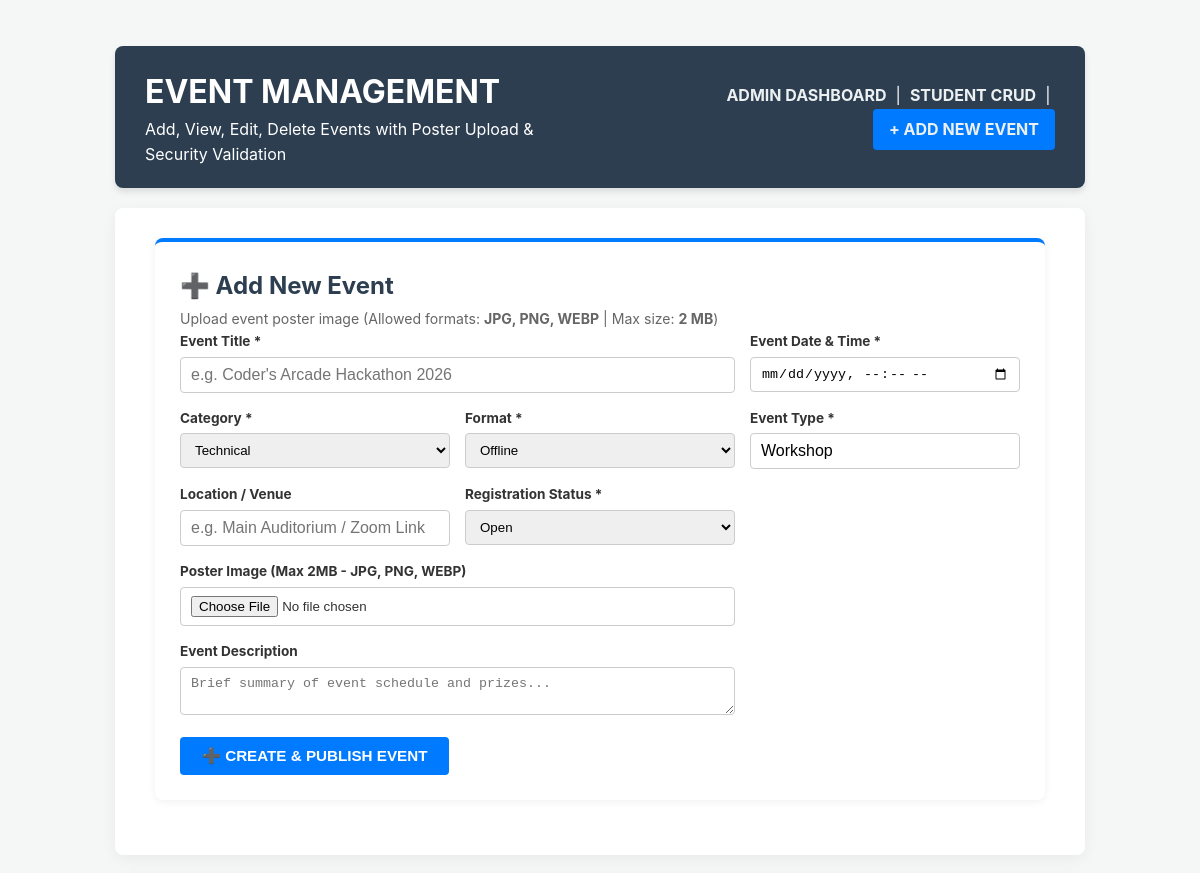
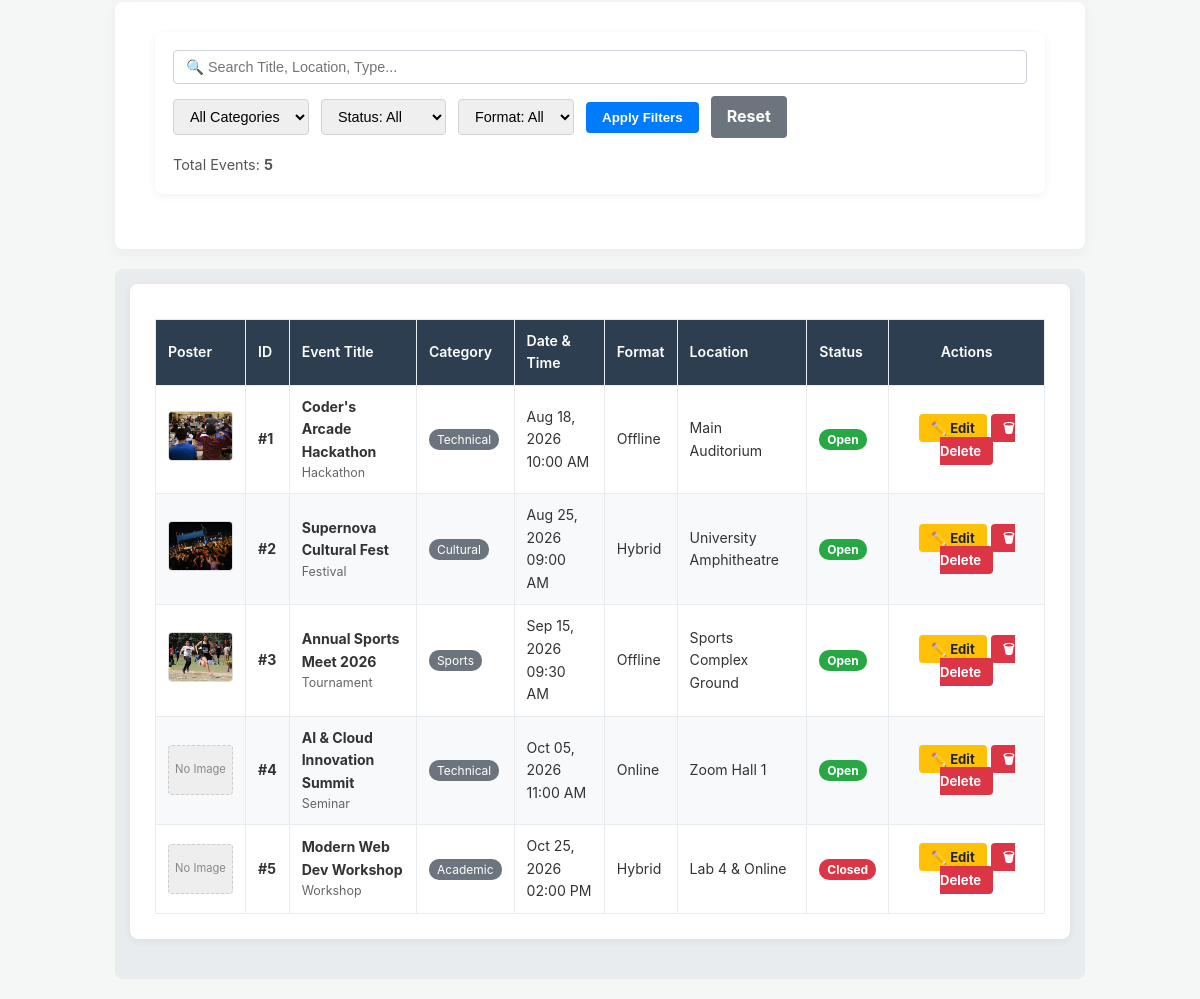
The page /php/event_manage.php (signed in) on the database its author committed (2 pictures, top to bottom).
### tables this page shows
CREATE TABLE IF NOT EXISTS events (
    event_id INT AUTO_INCREMENT PRIMARY KEY,
    title VARCHAR(150) NOT NULL,
    description TEXT NULL,
    event_date DATETIME NOT NULL,
    format ENUM('Online', 'Offline', 'Hybrid') NOT NULL,
    category VARCHAR(50) NOT NULL DEFAULT 'Technical',  
    event_type VARCHAR(50) NOT NULL,
    location VARCHAR(150),
    poster_image VARCHAR(255) NULL,  
    status ENUM('Open', 'Closed') DEFAULT 'Open',  
    created_at TIMESTAMP DEFAULT CURRENT_TIMESTAMP
);

### php/event_manage.php (the view, shortened to what this page needs)
<?php
require_once __DIR__ . '/auth.php';
$searchKeyword  = trim($_GET['search'] ?? '');
$sql = "SELECT * FROM events WHERE 1=1";
$params = [];
$sql .= " ORDER BY event_date ASC";
try {
    $stmt = $pdo->prepare($sql);
    $stmt->execute($params);
    $eventsList = $stmt->fetchAll();
} catch (PDOException $e) {
    $eventsList = [];
    $message = "Query Error: " . $e->getMessage();
    $messageType = 'error';
}
$editEvent = null;
?>
<!DOCTYPE html>
<html lang="en">
<head>
    <link rel="stylesheet" href="../css/style.css">
</head>
<body>
<div class="page-wrapper">
<br>
<div class="grid-container">
    <div class="flex-row">
        <div class="flex-col">
            <h1>EVENT MANAGEMENT</h1>
            <p>Add, View, Edit, Delete Events with Poster Upload & Security Validation</p>
        </div>
        <div class="flex-col" style="text-align: right;">
            <a href="admin_dashboard.php"><b>ADMIN DASHBOARD</b></a> &nbsp;|&nbsp;
            <a href="student_manage.php"><b>STUDENT CRUD</b></a> &nbsp;|&nbsp;
            <a href="#eventFormCard" class="btn-primary">+ ADD NEW EVENT</a>
        </div>
    </div>
    <div class="flex-row" id="eventFormCard">
        <div class="flex-col">
            <div class="card" style="border-top: 4px solid <?php echo $editEvent ? '#ffc107' : '#007bff'; ?>;">
                <h2><?php echo $editEvent ? '✏️ Edit Event Details (#' . $editEvent['event_id'] . ')' : '➕ Add New Event'; ?></h2>
                <p style="font-size: 0.88rem; color: #666; margin-top: -5px;">
                    Upload event poster image (Allowed formats: <b>JPG, PNG, WEBP</b> | Max size: <b>2 MB</b>)
                </p>
                <form action="event_manage.php" method="POST" enctype="multipart/form-data">
                    <div class="form-grid">
                        <div class="form-group" style="grid-column: span 2;">
                            <label>Event Title *</label>
                            <input type="text" name="title" required value="<?php echo htmlspecialchars($editEvent['title'] ?? ''); ?>" placeholder="e.g. Coder's Arcade Hackathon 2026">
                        </div>
                        <div class="form-group">
                            <label>Event Date & Time *</label>
                            <input type="datetime-local" name="event_date" required value="<?php echo !empty($editEvent['event_date']) ? date('Y-m-d\TH:i', strtotime($editEvent['event_date'])) : ''; ?>">
                        </div>
                        <div class="form-group">
                            <label>Category *</label>
                            <select name="category" required>
                                <option value="Technical" <?php echo (($editEvent['category'] ?? '') === 'Technical') ? 'selected' : ''; ?>>Technical</option>
                            </select>
                        </div>
                        <div class="form-group">
                            <label>Format *</label>
                            <select name="format" required>
                                <option value="Offline" <?php echo (($editEvent['format'] ?? '') === 'Offline') ? 'selected' : ''; ?>>Offline</option>
                            </select>
                        </div>
                        <div class="form-group">
                            <label>Event Type *</label>
                            <input type="text" name="event_type" required value="<?php echo htmlspecialchars($editEvent['event_type'] ?? 'Workshop'); ?>" placeholder="e.g. Hackathon, Seminar">
                        </div>
                        <div class="form-group">
                            <label>Location / Venue</label>
                            <input type="text" name="location" value="<?php echo htmlspecialchars($editEvent['location'] ?? ''); ?>" placeholder="e.g. Main Auditorium / Zoom Link">
                        </div>
                        <div class="form-group">
                            <label>Registration Status *</label>
                            <select name="status" required>
                                <option value="Open" <?php echo (($editEvent['status'] ?? 'Open') === 'Open') ? 'selected' : ''; ?>>Open</option>
                            </select>
                        </div>
                        <div class="form-group" style="grid-column: span 2;">
                            <label>Poster Image (Max 2MB - JPG, PNG, WEBP)</label>
                            <input type="file" name="poster_image" accept="image/jpeg,image/png,image/webp,image/gif">
                        </div>
                        <div class="form-group" style="grid-column: span 2;">
                            <label>Event Description</label>
                            <textarea name="description" rows="2" placeholder="Brief summary of event schedule and prizes..."><?php echo htmlspecialchars($editEvent['description'] ?? ''); ?></textarea>
                        </div>
                    </div>
                    <div>
                        <button type="submit" class="<?php echo $editEvent ? 'btn-warning' : 'btn-primary'; ?>" style="padding: 10px 22px; font-size: 0.95rem;">
                            <?php echo $editEvent ? '💾 UPDATE EVENT' : '➕ CREATE & PUBLISH EVENT'; ?>
                        </button>
                    </div>
                </form>
            </div>
        </div>
    </div>
    <div class="flex-row">
        <div class="flex-col">
            <div class="card" style="padding: 18px;">
                <form action="event_manage.php" method="GET" class="filter-bar">
                    <input type="text" name="search" value="<?php echo htmlspecialchars($searchKeyword); ?>" placeholder="🔍 Search Title, Location, Type..." style="min-width: 250px;">
                    <select name="category">
                        <option value="">All Categories</option>
                    </select>
                    <select name="status">
                        <option value="">Status: All</option>
                    </select>
                    <select name="format">
                        <option value="">Format: All</option>
                    </select>
                    <button type="submit" class="btn-primary">Apply Filters</button>
                    <a href="event_manage.php" class="btn-primary" style="background: #6c757d;">Reset</a>
                </form>
                <div style="font-size: 0.9rem; color: #555;">
                    Total Events: <b><?php echo count($eventsList); ?></b>
                </div>
            </div>
        </div>
    </div>
    <div class="flex-row">
        <div class="flex-col">
            <div class="card" style="overflow-x: auto;">
                <?php if (empty($eventsList)): ?>
                    <p style="text-align: center; color: #777; padding: 30px;">No events match your search criteria.</p>
                <?php else: ?>
                    <table>
                        <thead>
                            <tr>
                                <th>Poster</th>
                                <th>ID</th>
                                <th>Event Title</th>
                                <th>Category</th>
                                <th>Date & Time</th>
                                <th>Format</th>
                                <th>Location</th>
                                <th>Status</th>
                                <th style="text-align: center; min-width: 150px;">Actions</th>
                            </tr>
                        </thead>
                        <tbody>
                            <?php foreach ($eventsList as $ev): ?>
                            <tr>
                                <td>
                                    <?php if (!empty($ev['poster_image'])): ?>
                                        <a href="../<?php echo htmlspecialchars($ev['poster_image']); ?>" target="_blank">
                                            <img src="../<?php echo htmlspecialchars($ev['poster_image']); ?>" alt="Poster" class="poster-thumb">
                                        </a>
                                    <?php else: ?>
                                        <div class="no-poster">No Image</div>
                                    <?php endif; ?>
                                </td>
                                <td><b>#<?php echo (int)$ev['event_id']; ?></b></td>
                                <td>
                                    <strong><?php echo htmlspecialchars($ev['title']); ?></strong>
                                    <div style="font-size: 0.78rem; color: #666;"><?php echo htmlspecialchars($ev['event_type']); ?></div>
                                </td>
                                <td><span class="badge-cat"><?php echo htmlspecialchars($ev['category'] ?? 'Technical'); ?></span></td>
                                <td><?php echo date('M d, Y h:i A', strtotime($ev['event_date'])); ?></td>
                                <td><?php echo htmlspecialchars($ev['format']); ?></td>
                                <td><?php echo htmlspecialchars($ev['location'] ?? 'TBA'); ?></td>
                                <td>
                                    <?php if (($ev['status'] ?? 'Open') === 'Open'): ?>
                                        <span class="badge-open">Open</span>
                                    <?php else: ?>
                                        <span class="badge-closed">Closed</span>
                                    <?php endif; ?>
                                </td>
                                <td style="text-align: center;">
                                    <a href="event_manage.php?action=edit&id=<?php echo $ev['event_id']; ?>#eventFormCard" class="btn-warning">✏️ Edit</a>
                                    <a href="event_manage.php?action=delete&id=<?php echo $ev['event_id']; ?>"
                                       class="btn-danger"
                                       onclick="return confirm('Confirm Delete: Are you sure you want to delete event #<?php echo $ev['event_id']; ?> (<?php echo htmlspecialchars($ev['title']); ?>)? This will also remove the poster file.');">
                                       🗑 Delete
                                    </a>
                                </td>
                            </tr>
                            <?php endforeach; ?>
                        </tbody>
                    </table>
                <?php endif; ?>
            </div>
        </div>
    </div>
</div>
</div>
</body>
</html>

### css/style.css (style rules this page uses)
* { box-sizing: border-box; margin: 0; padding: 0; }
body { font-family: -apple-system, BlinkMacSystemFont, "Segoe UI", Roboto, Helvetica, Arial, sans-serif; line-height: 1.6; background-color: #f4f7f6; color: #333; padding: 20px 0; }
a { color: #0056b3; text-decoration: none; transition: color 0.3s ease; }
h1, h2, h3, h4 { margin-bottom: 0.5rem; color: #2c3e50; }
.page-wrapper { max-width: 1000px; margin: 0 auto; padding: 0 15px; }
.grid-container { display: flex; flex-direction: column; gap: 20px; width: 100%; }
.flex-row { display: flex; flex-direction: column; gap: 20px; width: 100%; }
.flex-col { flex: 1; display: block; }
.page-wrapper > .grid-container > .flex-row:first-of-type, .page-wrapper form > .grid-container > .flex-row:first-of-type { background: #2c3e50; color: #fff; padding: 20px 30px; border-radius: 8px; box-shadow: 0 4px 6px rgba(0,0,0,0.1); text-align: center; }
.page-wrapper > .grid-container > .flex-row:first-of-type h1, .page-wrapper form > .grid-container > .flex-row:first-of-type h1 { color: #fff; margin: 0; }
.page-wrapper > .grid-container > .flex-row:first-of-type a, .page-wrapper > .grid-container > .flex-row:first-of-type b, .page-wrapper form > .grid-container > .flex-row:first-of-type a, .page-wrapper form > .grid-container > .flex-row:first-of-type b { color: #ecf0f1; text-decoration: none; }
.page-wrapper > .grid-container > .flex-row:not(:first-of-type), .page-wrapper form > .grid-container > .flex-row:not(:first-of-type):not(:last-of-type) { background: #ffffff; padding: 30px 40px; border-radius: 8px; box-shadow: 0 4px 15px rgba(0,0,0,0.05); }
.page-wrapper > .grid-container > .flex-row:last-of-type, .page-wrapper form > .grid-container > .flex-row:last-of-type { background: transparent; box-shadow: none; padding: 0; text-align: center; }
.page-wrapper > .grid-container > .flex-row:last-of-type .flex-col, .page-wrapper form > .grid-container > .flex-row:last-of-type .flex-col { background: #e9ecef; padding: 15px; border-radius: 8px; transition: background 0.3s; }
input[type="text"], input[type="email"], input[type="password"] { width: 100%; padding: 10px 12px; border: 1px solid #ced4da; border-radius: 4px; font-size: 1rem; transition: border-color 0.2s; }
@media (min-width: 768px) { .flex-row { flex-direction: row; align-items: center; justify-content: space-between; } }
@media (min-width: 768px) { .page-wrapper > .grid-container > .flex-row:first-of-type .flex-col:first-child, .page-wrapper form > .grid-container > .flex-row:first-of-type .flex-col:first-child { text-align: left; } }
@media (min-width: 768px) { .page-wrapper > .grid-container > .flex-row:first-of-type .flex-col:last-child, .page-wrapper form > .grid-container > .flex-row:first-of-type .flex-col:last-child { text-align: right; } }

### rows shown on the page
events: poster_image (picture), event_id "1", title "Coder's Arcade Hackathon", event_type "Hackathon", category "Technical", event_date "Aug 18, 2026 10:00 AM", format "Offline", location "Main Auditorium", status "Open"
events: poster_image (picture), event_id "2", title "Supernova Cultural Fest", event_type "Festival", category "Cultural", event_date "Aug 25, 2026 09:00 AM", format "Hybrid", location "University Amphitheatre", status "Open"
events: poster_image (picture), event_id "3", title "Annual Sports Meet 2026", event_type "Tournament", category "Sports", event_date "Sep 15, 2026 09:30 AM", format "Offline", location "Sports Complex Ground", status "Open"
events: shows "No Image", event_id "4", title "AI & Cloud Innovation Summit", event_type "Seminar", category "Technical", event_date "Oct 05, 2026 11:00 AM", format "Online", location "Zoom Hall 1", status "Open"
events: shows "No Image", event_id "5", title "Modern Web Dev Workshop", event_type "Workshop", category "Academic", event_date "Oct 25, 2026 02:00 PM", format "Hybrid", location "Lab 4 & Online", status "Closed"

### other values the page prints
count($eventsList) "5"
